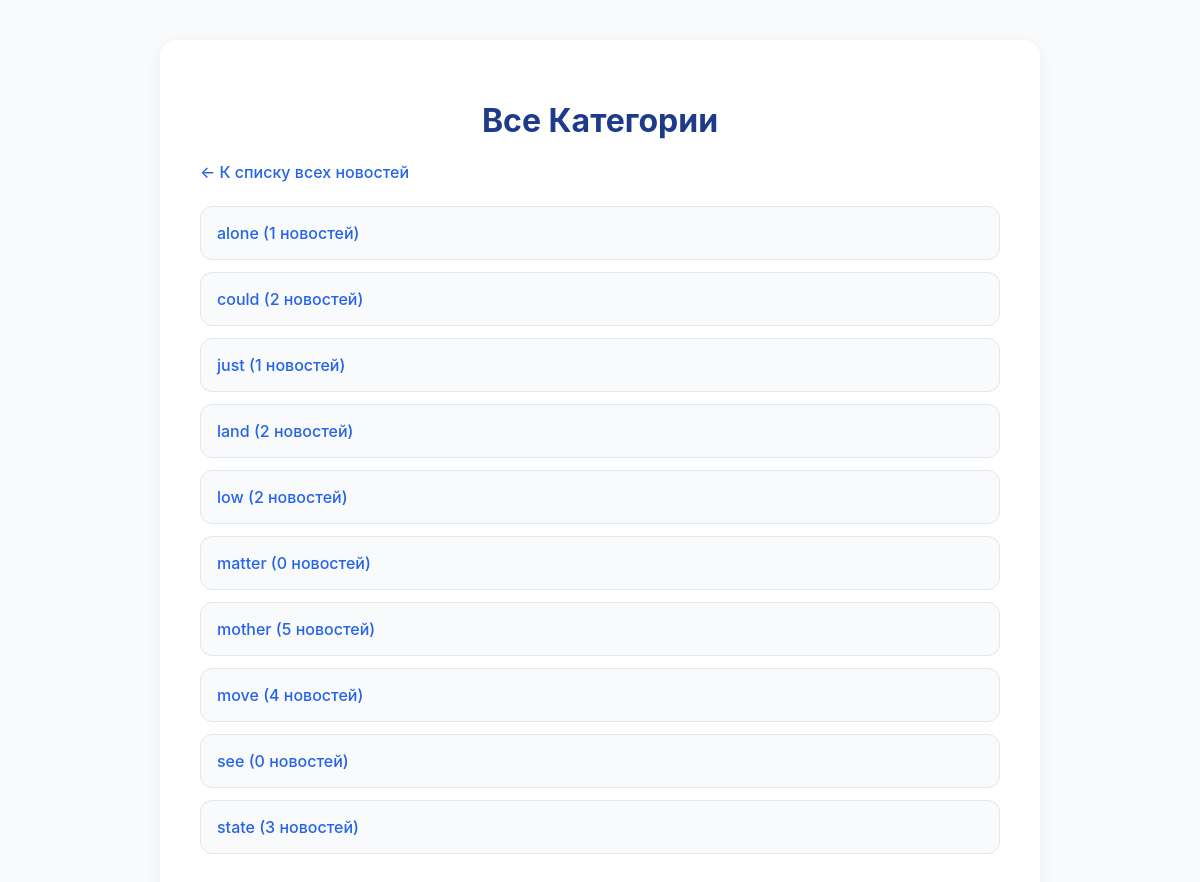
The app's page /news/categories/ with its own data.
### apps/news/models.py (models this page shows, shortened)
class Category(AbstractBaseModel):
    name = models.CharField(max_length=100, unique=True)

### apps/news/views.py (the view)
# urls.py: path('categories/', views.category_list, name='category_list'),
def category_list(request):
    all_categories = Category.objects.annotate(
        published_news_count=Count('news', filter=Q(news__is_published=True))
    ).order_by('name')
    if request.headers.get('Accept') == 'application/json':
        serializer = CategorySerializer(all_categories, many=True)
        return JsonResponse(serializer.data, safe=False)
    context = {
        'categories': all_categories,
        'title': 'Все Категории'
    }
    return render(request, 'category_list.html', context)

### apps/news/templates/category_list.html (shortened to what this page needs)
<!DOCTYPE html>
<html lang="ru">
<head>
</head>
<body>
    <div class="container">
        <h1>{{ title }}</h1>
        <p><a href="{% url 'news:news_list' %}">← К списку всех новостей</a></p>
        {% if categories %}
            <ul>
            {% for category in categories %}
                <li>
                    <a href="{% url 'news:news_by_category' category_id=category.id %}">
                        {{ category.name }} ({{ category.published_news_count }} новостей)
                    </a>
                </li>
            {% endfor %}
            </ul>
        {% else %}
            <p class="empty">В системе не создано ни одной категории.</p>
        {% endif %}
    </div>
</body>
</html>

### apps/news/templates/category_list.html (style rules this page uses)
body { font-family: 'Inter', 'Segoe UI', Roboto, sans-serif; background: #f9fafb; color: #111827; margin: 0; padding: 40px 20px; display: flex; justify-content: center; }
.container { max-width: 800px; width: 100%; background: #ffffff; border-radius: 16px; padding: 40px; box-shadow: 0 6px 20px rgba(0, 0, 0, 0.05); }
h1 { font-size: 2rem; color: #1e3a8a; margin-bottom: 20px; text-align: center; }
a { color: #2563eb; text-decoration: none; font-weight: 500; transition: all 0.2s ease; }
ul { list-style: none; padding: 0; margin-top: 20px; }
li { background: #f8fafc; border: 1px solid #e2e8f0; border-radius: 12px; margin-bottom: 12px; padding: 16px; transition: all 0.3s ease; }
p { color: #374151; line-height: 1.6; }

### records on screen
Category: name "alone", published_news_count "1"
Category: name "could", published_news_count "2"
Category: name "just", published_news_count "1"
Category: name "land", published_news_count "2"
Category: name "low", published_news_count "2"
Category: name "matter", published_news_count "0"
Category: name "mother", published_news_count "5"
Category: name "move", published_news_count "4"
Category: name "see", published_news_count "0"
Category: name "state", published_news_count "3"

### other values on screen
{{ title }} "Все Категории"
